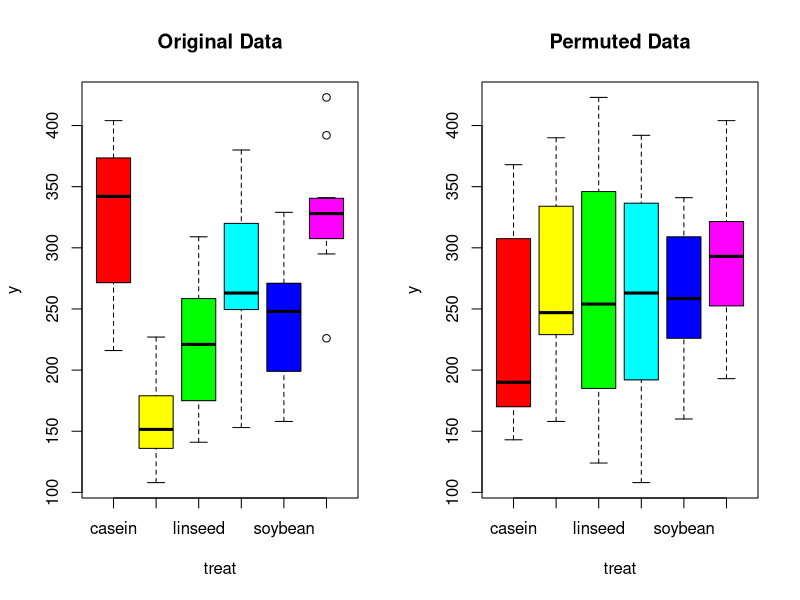
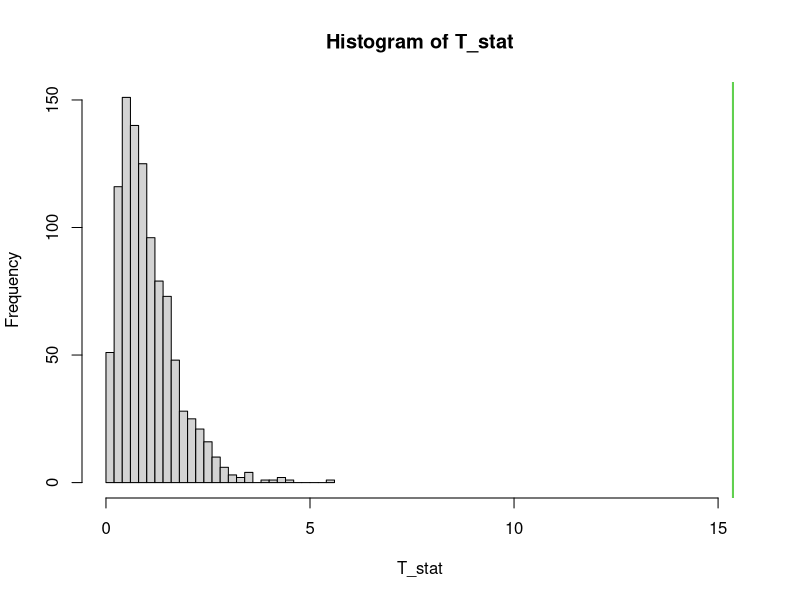
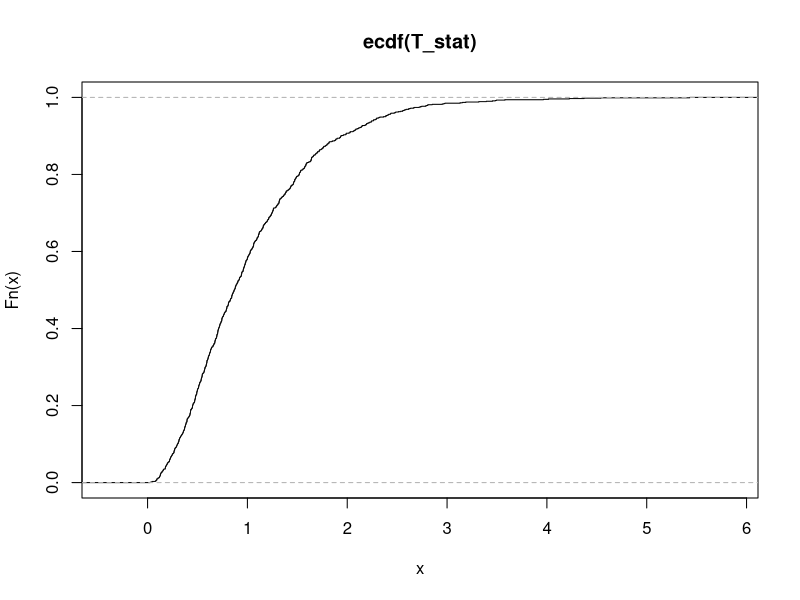

The R source for these figures, in order: (Note: this script raises an error after producing the figures.)
###############################
####   PERMUTAZION TESTS   ####
####         ANOVA         ####
###############################

setwd('/Users/simone/Documents/Polimi/Didattica e divulgazione/Statistica Applicata/2018-19/Permutation Test - Euclidean')

# One-way ANOVA
# (p=1, g=6)

head(chickwts)
attach(chickwts)
summary(chickwts)

g <- nlevels(feed)
n <- dim(chickwts)[1]


x11()
layout(cbind(1,2))
plot(feed, weight, xlab='treat',col=rainbow(g),main='Original Data')

# H0: tau1 = tau2 = tau3 = tau4 = tau5 = tau6 = 0
# the chickens belong to the same population

# H1: (H0)^c
# the chickens belong to several different population
# Parametric test:
fit <- aov(weight ~ feed)
summary(fit)

# Permutation test:
# Test statistic: F stat
T0 <- summary(fit)[[1]][1,4]
T0

# what happens if we permute the data?
permutazione <- sample(1:n)
weight_perm <- weight[permutazione]
fit_perm <- aov(weight_perm ~ feed)
summary(fit_perm)

plot(feed, weight_perm, xlab='treat',col=rainbow(g),main='Permuted Data')


# CMC to estimate the p-value
B <- 1000 # Number of permutations
T_stat <- numeric(B) 
n <- dim(chickwts)[1]

for(perm in 1:B){
  # Permutation:
  permutation <- sample(1:n)
  weight_perm <- weight[permutation]
  fit_perm <- aov(weight_perm ~ feed)
  
  # Test statistic:
  T_stat[perm] <- summary(fit_perm)[[1]][1,4]
}

layout(1)
x11()
hist(T_stat,xlim=range(c(T_stat,T0)),breaks=30)
abline(v=T0,col=3,lwd=2)

plot(ecdf(T_stat))
abline(v=T20,col=3,lwd=4)

# p-value
p_val <- sum(T_stat>=T0)/B
p_val
# we reject the null hypothesis

detach(chickwts)

###################################
# MANOVA

data(iris)
attach(iris)
species.name <- factor(Species, labels=c('setosa','versicolor','virginica'))
iris4        <- iris[,1:4]
plot(iris4,col=species.name)

i1 <- which(species.name=='setosa')
i2 <- which(species.name=='versicolor')
i3 <- which(species.name=='virginica')
n1 <- length(i1)
n2 <- length(i2)
n3 <- length(i3)
n  <- n1+n2+n3

g  <- length(levels(species.name))
p  <- 4
detach(iris)

# MANOVA
# parametric test:
fit <- manova(as.matrix(iris4) ~ species.name)
summary.manova(fit,test="Wilks")

# How to perform a permutation test in this case?
# Multivariate framework -> We permute the labels associated to each unit
permutation <- sample(1:n)
species.name.perm <- species.name[permutation]
plot(iris4,col=species.name.perm)

fit.perm <- manova(as.matrix(iris4) ~ species.name.perm)
summary.manova(fit.perm,test="Wilks")

# TEST
# Test statistics: Wilks Lambda
T0 <- -summary.manova(fit,test="Wilks")$stats[1,2]
T0
# Note that wilk's lambda is significant for small values!
# It is sufficient to change its sign to use it in a permutation test

# Permutations
B <- 1000
T_stat <- numeric(B)

for(perm in 1:B){
  # choose random permutation
  permutation <- sample(1:n)
  species.name.perm <- species.name[permutation]
  fit.perm <- manova(as.matrix(iris4) ~ species.name.perm)
  T_stat[perm] <- -summary.manova(fit.perm,test="Wilks")$stats[1,2]
}

layout(1)
hist(T_stat,xlim=range(c(T_stat,T0)),breaks=30)
abline(v=T0,col=3,lwd=2)

plot(ecdf(T_stat))
abline(v=T20,col=3,lwd=4)

# p-value
p_val <- sum(T_stat>=T0)/B
p_val


###################################################################################?
# Two-way ANOVA (Pb. 4, 14/09/06)
# Variable:  Distance     [km/l]
# factor1:   Fuel station (0=Esso, 1=Shell)
# factor2:   Type of fuel (0=95,   1=98)

km          <- c(18.7, 16.8, 20.1, 22.4, 14.0, 15.2, 22.0, 23.3)
station     <- factor(c('Esso','Esso','Esso','Esso','Shell','Shell','Shell','Shell'))
fuel        <- factor(c('95','95','98','98','95','95','98','98'))
station_fuel<- factor(c('Esso95','Esso95','Esso98','Esso98','Shell95','Shell95','Shell98','Shell98'))

M             <- mean(km)
Mstation      <- tapply(km,      station, mean)
Mfuel         <- tapply(km,       fuel, mean)
Mstation_fuel <- tapply(km, station_fuel, mean)


plot(station_fuel, km, col=rainbow(5)[2:5], ylim=c(0,24))

# Parametric test:
summary.aov(aov(km ~ station + fuel + station:fuel))
# Without interaction
summary.aov(aov(km ~ station + fuel))
# Without station
summary.aov(aov(km ~ fuel))



# Permutation test
# The model we have to test is the following:
# km = mu + alpha*station + beta*fuel + gamma*station*fuel
# We have 3 different tests:
# 1. factor station   (H0: alpha=0)
# 2. factor fuel      (H0: beta=0)
# 3. interaction      (H0: gamma=0)

# We apply different permutations for developing the different tests!
# We start by testing the interaction:
# H0: gamma=0 against H_1: gamma!=0

# test statistic:
summary.aov(aov(km ~ station + fuel + station:fuel))
T0_station_fuel <- summary.aov(aov(km ~ station + fuel + station:fuel))[[1]][3,4]
T0_station_fuel

# permutation
# the idea is to permute the residuals under H0:
# km = mu + alpha*station + beta*fuel
# additive model
aov.H0station_fuel <- aov(km ~ station + fuel)
aov.H0station_fuel
residuals.H0station_fuel <- aov.H0station_fuel$residuals
n <- 8
permutation <- sample(1:n)
residuals.H0station_fuel <- residuals.H0station_fuel[permutation]
# permuted y values:
km.perm.H0station_fuel <- aov.H0station_fuel$fitted + residuals.H0station_fuel
summary.aov(aov(km.perm.H0station_fuel ~ station + fuel + station:fuel))
# How data has changed?
x11()
layout(rbind(1:2))
plot(station_fuel, km, col=rainbow(5)[2:5], ylim=c(0,24),main='Original data')
plot(station_fuel, km.perm.H0station_fuel, col=rainbow(5)[2:5], ylim=c(0,24),main='Permuted data')


# TEST of interaction
B <- 1000
T_station_fuel <- numeric(B)
for(perm in 1:B){
  permutation <- sample(n)
  residuals.H0station_fuel <- residuals.H0station_fuel[permutation]
  km.perm.H0station_fuel <- aov.H0station_fuel$fitted + residuals.H0station_fuel
  T_station_fuel[perm] <- summary.aov(aov(km.perm.H0station_fuel ~ station + fuel + station:fuel))[[1]][3,4]
}

# p-value
sum(T_station_fuel >= T0_station_fuel)/B
# The interaction is not significant. 
# We can remove it and perform a test for the two main effects

# TEST OF FACTOR STATION   (H0: alpha=0)
T0_station <- summary.aov(aov(km ~ station + fuel))[[1]][1,4]
# residuals under H0:
# km = mu + beta*fuel
aov.H0station <- aov(km ~ fuel)
residuals.H0station <- aov.H0station$residuals
# permuted y values:
km.perm.H0station <- aov.H0station$fitted + residuals.H0station[permutation]
summary.aov(aov(km.perm.H0station ~ station + fuel))
# How data has changed?
x11()
layout(rbind(1:2))
plot(station_fuel, km, col=rainbow(5)[2:5], ylim=c(0,24),main='Original data')
plot(station_fuel, km.perm.H0station, col=rainbow(5)[2:5], ylim=c(0,24),main='Permuted data')


# TEST OF FACTOR FUEL   (H0: beta=0)
T0_fuel <- summary.aov(aov(km ~ station + fuel))[[1]][2,4]
# residuals under H0:
# km = mu + alpha*station
aov.H0fuel <- aov(km ~ station)
residuals.H0fuel <- aov.H0fuel$residuals
# permuted y values:
km.perm.H0fuel <- aov.H0fuel$fitted + residuals.H0fuel[permutation]
summary.aov(aov(km.perm.H0fuel ~ station + fuel))
# How data has changed?
x11()
layout(rbind(1:2))
plot(station_fuel, km, col=rainbow(5)[2:5], ylim=c(0,24),main='Original data')
plot(station_fuel, km.perm.H0fuel, col=rainbow(5)[2:5], ylim=c(0,24),main='Permuted data')

# TEST OF FACTOR STATION ANF TEST OF FACTOR FUEL
# p-values
B <- 1000
T_fuel <- T_station <- numeric(B)
for(perm in 1:B){
  permutation <- sample(n)
  
  km.perm.H0station <- aov.H0station$fitted + residuals.H0station[permutation]
  T_station[perm] <- summary.aov(aov(km.perm.H0station ~ station + fuel))[[1]][1,4]
  
  km.perm.H0fuel <- aov.H0fuel$fitted + residuals.H0fuel[permutation]
  T_fuel[perm] <- summary.aov(aov(km.perm.H0fuel ~ station + fuel))[[1]][2,4]
}

sum(T_station >= T0_station)/B
sum(T_fuel >= T0_fuel)/B

# Comparison with the parametric test
summary.aov(aov(km ~ station + fuel))

# We can remove also the factor station
# TEST ON THE FACTOR FUEL
T0_fuel <- summary.aov(aov(km ~  fuel))[[1]][1,4]
# residuals under H0
# km = mu
residuals.H0fuel <- km - M

# Note that in this case, permuting the residuals under H0 
# and permuting the data is exactly the same:
permutation <- sample(n)
km.perm.H0fuel <- M + residuals.H0fuel[permutation]
km.perm        <- km[permutation]

km.perm.H0fuel
km.perm

# CMC to estimate the p-value
B <- 1000
T_fuel <- numeric(B)
for(perm in 1:B){
  permutation <- sample(n)
  km.perm <- km[permutation]
  T_fuel[perm] <- summary.lm(aov(km.perm ~ fuel ))$f[1]
  
}
sum(T_fuel >= T0_fuel)/B
